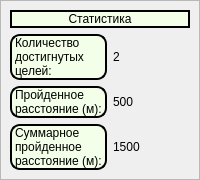
        <widget class="QWidget" name="page_1">
         <layout class="QGridLayout" name="gridLayout_2">
          <property name="leftMargin">
           <number>0</number>
          </property>
          <property name="topMargin">
           <number>0</number>
          </property>
          <property name="rightMargin">
           <number>0</number>
          </property>
          <property name="bottomMargin">
           <number>0</number>
          </property>
          <item row="0" column="0">
           <widget class="QFrame" name="page_1_frame">
            <property name="sizePolicy">
             <sizepolicy hsizetype="Expanding" vsizetype="Expanding">
              <horstretch>0</horstretch>
              <verstretch>0</verstretch>
             </sizepolicy>
            </property>
            <property name="styleSheet">
             <string notr="true"/>
            </property>
            <property name="frameShape">
             <enum>QFrame::StyledPanel</enum>
            </property>
            <property name="frameShadow">
             <enum>QFrame::Raised</enum>
            </property>
            <layout class="QGridLayout" name="gridLayout_3" rowstretch="1,2,2,2">
             <item row="0" column="0" colspan="2">
              <widget class="QLabel" name="stat_label">
               <property name="sizePolicy">
                <sizepolicy hsizetype="Expanding" vsizetype="Expanding">
                 <horstretch>0</horstretch>
                 <verstretch>0</verstretch>
                </sizepolicy>
               </property>
               <property name="styleSheet">
                <string notr="true">font: 75 12pt &quot;Microsoft Tai Le&quot;;
border: 2px solid black #cccccc;
border-radius: 10px;
background-color: rgb(243, 255, 233);</string>
               </property>
               <property name="text">
                <string>Статистика</string>
               </property>
               <property name="alignment">
                <set>Qt::AlignCenter</set>
               </property>
              </widget>
             </item>
             <item row="1" column="0">
              <widget class="QLabel" name="cur_points_amount_label">
               <property name="sizePolicy">
                <sizepolicy hsizetype="Expanding" vsizetype="Expanding">
                 <horstretch>0</horstretch>
                 <verstretch>0</verstretch>
                </sizepolicy>
               </property>
               <property name="styleSheet">
                <string notr="true">font: 75 9pt &quot;Microsoft Tai Le&quot;;
border: 2px solid black #cccccc;
border-radius: 10px;
background-color: rgb(243, 255, 233);</string>
               </property>
               <property name="text">
                <string>&lt;html&gt;&lt;head/&gt;&lt;body&gt;&lt;p&gt;Количество&lt;br/&gt;достигнутых &lt;br&gt; целей:&lt;/p&gt;&lt;/body&gt;&lt;/html&gt;</string>
               </property>
               <property name="textFormat">
                <enum>Qt::RichText</enum>
               </property>
              </widget>
             </item>
             <item row="1" column="1">
              <widget class="QLabel" name="label">
               <property name="sizePolicy">
                <sizepolicy hsizetype="Expanding" vsizetype="Fixed">
                 <horstretch>0</horstretch>
                 <verstretch>0</verstretch>
                </sizepolicy>
               </property>
               <property name="text">
                <string>2</string>
               </property>
              </widget>
             </item>
             <item row="2" column="0">
              <widget class="QLabel" name="cur_distance_label">
               <property name="sizePolicy">
                <sizepolicy hsizetype="Expanding" vsizetype="Expanding">
                 <horstretch>0</horstretch>
                 <verstretch>0</verstretch>
                </sizepolicy>
               </property>
               <property name="styleSheet">
                <string notr="true">font: 75 9pt &quot;Microsoft Tai Le&quot;;
border: 2px solid black #cccccc;
border-radius: 10px;
background-color: rgb(243, 255, 233);</string>
               </property>
               <property name="midLineWidth">
                <number>-1</number>
               </property>
               <property name="text">
                <string>&lt;html&gt;&lt;head/&gt;&lt;body&gt;&lt;p&gt;Пройденное&lt;br/&gt;расстояние (м):&lt;/p&gt;&lt;/body&gt;&lt;/html&gt;</string>
               </property>
              </widget>
             </item>
             <item row="2" column="1">
              <widget class="QLabel" name="label_2">
               <property name="sizePolicy">
                <sizepolicy hsizetype="Expanding" vsizetype="Fixed">
                 <horstretch>0</horstretch>
                 <verstretch>0</verstretch>
                </sizepolicy>
               </property>
               <property name="text">
                <string>500</string>
               </property>
              </widget>
             </item>
             <item row="3" column="0">
              <widget class="QLabel" name="sum_distance_label">
               <property name="sizePolicy">
                <sizepolicy hsizetype="Expanding" vsizetype="Expanding">
                 <horstretch>0</horstretch>
                 <verstretch>0</verstretch>
                </sizepolicy>
               </property>
               <property name="styleSheet">
                <string notr="true">font: 75 9pt &quot;Microsoft Tai Le&quot;;
border: 2px solid black #cccccc;
border-radius: 10px;
background-color: rgb(243, 255, 233);</string>
               </property>
               <property name="text">
                <string>&lt;html&gt;&lt;head/&gt;&lt;body&gt;&lt;p&gt;Суммарное&lt;br/&gt;пройденное &lt;br/&gt;расстояние (м):&lt;/p&gt;&lt;/body&gt;&lt;/html&gt;</string>
               </property>
              </widget>
             </item>
             <item row="3" column="1">
              <widget class="QLabel" name="label_3">
               <property name="sizePolicy">
                <sizepolicy hsizetype="Expanding" vsizetype="Fixed">
                 <horstretch>0</horstretch>
                 <verstretch>0</verstretch>
                </sizepolicy>
               </property>
               <property name="text">
                <string>1500</string>
               </property>
              </widget>
             </item>
            </layout>
           </widget>
          </item>
         </layout>
        </widget>
